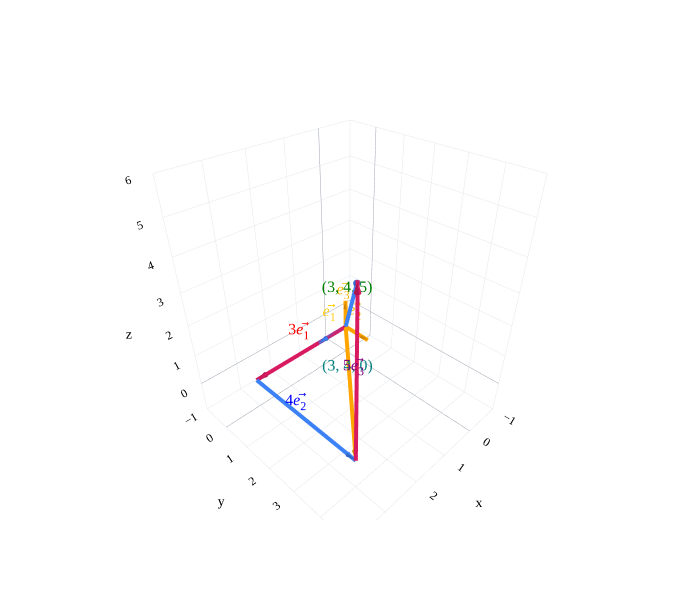

The cell this chart's notebook holds for it:
### Markdown cell above
A similar argument shows that this definition of length matches the usual notion of lengths for dimension 3 as well. We demonstrate this with the example of the vector $\vec v = \begin{bmatrix} 3 \\ 4 \\ 5 \end{bmatrix}$. The length of $\vec v$ is $\| \vec v\| = \sqrt{3^2 + 4^2 + 5^2} = \sqrt{50}$. We can also compute the length of $\vec v$ by applying the Pythagorean theorem twice after decomposing $\vec v$  as follows:

### Code cell
from IPython.display import display, HTML
import plotly.io as pio
import numpy as np

# Set default renderer to high-DPI static image
pio.renderers.default = "png"
display(HTML(
    '<script type="text/javascript" async src="https://cdnjs.cloudflare.com/ajax/libs/mathjax/2.7.1/MathJax.js?config=TeX-MML-AM_SVG"></script>'
))

# ---

# Define 3D vectors: (((start_x, start_y, start_z), (end_x, end_y, end_z)), color, label)
vectors = [
    # 1. The standard unit basis vectors (gold, drawn at the origin)
    (((0, 0, 0), (1, 0, 0)), 'rgba(244, 180, 0, 0.9)', '<i>e</i><sub>1</sub>\u20D7'),
    (((0, 0, 0), (0, 1, 0)), '#f4b400', '<i>e</i><sub>2</sub>\u20D7'),
    (((0, 0, 0), (0, 0, 1)), '#f4b400', '<i>e</i><sub>3</sub>\u20D7'),
    
    # 2. The scaled components forming the decomposition path
    (((0, 0, 0), (3, 0, 0)), 'red', '3<i>e</i><sub>1</sub>\u20D7'),     # Along x-axis
    (((3, 0, 0), (3, 4, 0)), 'blue', '4<i>e</i><sub>2</sub>\u20D7'),     # Parallel to y-axis
    
    # 3. NEW: The intermediate resultant in the xy-plane (Hypotenuse 1)
    (((0, 0, 0), (3, 4, 0)), 'teal', '(3, 4, 0)'),
    
    # 4. The vertical z-component
    (((3, 4, 0), (3, 4, 5)), 'purple', '5<i>e</i><sub>3</sub>\u20D7'),   # Parallel to z-axis
    
    # 5. The final resultant vector from the origin (Hypotenuse 2)
    (((0, 0, 0), (3, 4, 5)), 'green', '(3, 4, 5)')
]

# Slightly increased offsets for the 3D labels as the space is getting crowded
fig = plot_vectors_non_origin(vectors, vdeltax=0.5, vdeltay=0.5, vdeltaz=0.5)

# Frame the grid and force integer ticks (dtick=1) on all axes
fig.update_layout(
    width=700, 
    height=600,
    scene=dict(
        xaxis=dict(range=[-1, 4], dtick=1),
        yaxis=dict(range=[-1, 5], dtick=1),
        zaxis=dict(range=[-1, 6], dtick=1),
        aspectratio=dict(x=1, y=1, z=1.2) # Keeps the spatial proportions cubic/natural
    )
)

_style_plotly(fig, renderer="plotly_mimetype")
fig.show()

### Figure 1 — Plotly figure (JSON) as saved in the notebook; plotly's stock layout.template omitted (floating-point values rounded to 4 significant figures)
{"data": [{"hoverinfo": "skip", "line": {"color": "#3d81f6", "width": 8}, "marker": {"color": "#3d81f6"}, "mode": "lines", "showlegend": false, "type": "scatter3d", "x": [0.0, 1.0], "y": [0.0, 0.0], "z": [0.0, 0.0]}, {"anchor": "tip", "colorscale": [[0, "#3d81f6"], [1, "#3d81f6"]], "hoverinfo": "skip", "showscale": false, "sizemode": "absolute", "sizeref": 0.28, "type": "cone", "u": [1.0], "v": [0.0], "w": [0.0], "x": [1.0], "y": [0.0], "z": [0.0]}, {"hoverinfo": "skip", "mode": "text", "showlegend": false, "text": ["<i>e</i><sub>1</sub>⃗"], "textfont": {"color": "rgba(244, 180, 0, 0.9)", "size": 16}, "type": "scatter3d", "x": [1.0], "y": [0.5], "z": [0.5]}, {"hoverinfo": "skip", "line": {"color": "orange", "width": 8}, "marker": {"color": "orange"}, "mode": "lines", "showlegend": false, "type": "scatter3d", "x": [0.0, 0.0], "y": [0.0, 1.0], "z": [0.0, 0.0]}, {"anchor": "tip", "colorscale": [[0, "orange"], [1, "orange"]], "hoverinfo": "skip", "showscale": false, "sizemode": "absolute", "sizeref": 0.28, "type": "cone", "u": [0.0], "v": [1.0], "w": [0.0], "x": [0.0], "y": [1.0], "z": [0.0]}, {"hoverinfo": "skip", "mode": "text", "showlegend": false, "text": ["<i>e</i><sub>2</sub>⃗"], "textfont": {"color": "#f4b400", "size": 16}, "type": "scatter3d", "x": [0.5], "y": [1.0], "z": [0.5]}, {"hoverinfo": "skip", "line": {"color": "orange", "width": 8}, "marker": {"color": "orange"}, "mode": "lines", "showlegend": false, "type": "scatter3d", "x": [0.0, 0.0], "y": [0.0, 0.0], "z": [0.0, 1.0]}, {"anchor": "tip", "colorscale": [[0, "orange"], [1, "orange"]], "hoverinfo": "skip", "showscale": false, "sizemode": "absolute", "sizeref": 0.28, "type": "cone", "u": [0.0], "v": [0.0], "w": [1.0], "x": [0.0], "y": [0.0], "z": [1.0]}, {"hoverinfo": "skip", "mode": "text", "showlegend": false, "text": ["<i>e</i><sub>3</sub>⃗"], "textfont": {"color": "#f4b400", "size": 16}, "type": "scatter3d", "x": [0.5], "y": [0.5], "z": [1.0]}, {"hoverinfo": "skip", "line": {"color": "#d81a60", "width": 8}, "marker": {"color": "#d81a60"}, "mode": "lines", "showlegend": false, "type": "scatter3d", "x": [0.0, 3.0], "y": [0.0, 0.0], "z": [0.0, 0.0]}, {"anchor": "tip", "colorscale": [[0, "#d81a60"], [1, "#d81a60"]], "hoverinfo": "skip", "showscale": false, "sizemode": "absolute", "sizeref": 0.28, "type": "cone", "u": [1.0], "v": [0.0], "w": [0.0], "x": [3.0], "y": [0.0], "z": [0.0]}, {"hoverinfo": "skip", "mode": "text", "showlegend": false, "text": ["3<i>e</i><sub>1</sub>⃗"], "textfont": {"color": "red", "size": 16}, "type": "scatter3d", "x": [2.0], "y": [0.5], "z": [0.5]}, {"hoverinfo": "skip", "line": {"color": "#3d81f6", "width": 8}, "marker": {"color": "#3d81f6"}, "mode": "lines", "showlegend": false, "type": "scatter3d", "x": [3.0, 3.0], "y": [0.0, 4.0], "z": [0.0, 0.0]}, {"anchor": "tip", "colorscale": [[0, "#3d81f6"], [1, "#3d81f6"]], "hoverinfo": "skip", "showscale": false, "sizemode": "absolute", "sizeref": 0.28, "type": "cone", "u": [0.0], "v": [1.0], "w": [0.0], "x": [3.0], "y": [4.0], "z": [0.0]}, {"hoverinfo": "skip", "mode": "text", "showlegend": false, "text": ["4<i>e</i><sub>2</sub>⃗"], "textfont": {"color": "blue", "size": 16}, "type": "scatter3d", "x": [3.5], "y": [2.5], "z": [0.5]}, {"hoverinfo": "skip", "line": {"color": "orange", "width": 8}, "marker": {"color": "orange"}, "mode": "lines", "showlegend": false, "type": "scatter3d", "x": [0.0, 3.0], "y": [0.0, 4.0], "z": [0.0, 0.0]}, {"anchor": "tip", "colorscale": [[0, "orange"], [1, "orange"]], "hoverinfo": "skip", "showscale": false, "sizemode": "absolute", "sizeref": 0.28, "type": "cone", "u": [0.6], "v": [0.8], "w": [0.0], "x": [3.0], "y": [4.0], "z": [0.0]}, {"hoverinfo": "skip", "mode": "text", "showlegend": false, "text": ["(3, 4, 0)"], "textfont": {"color": "teal", "size": 16}, "type": "scatter3d", "x": [2.0], "y": [2.5], "z": [0.5]}, {"hoverinfo": "skip", "line": {"color": "#d81a60", "width": 8}, "marker": {"color": "#d81a60"}, "mode": "lines", "showlegend": false, "type": "scatter3d", "x": [3.0, 3.0], "y": [4.0, 4.0], "z": [0.0, 5.0]}, {"anchor": "tip", "colorscale": [[0, "#d81a60"], [1, "#d81a60"]], "hoverinfo": "skip", "showscale": false, "sizemode": "absolute", "sizeref": 0.28, "type": "cone", "u": [0.0], "v": [0.0], "w": [1.0], "x": [3.0], "y": [4.0], "z": [5.0]}, {"hoverinfo": "skip", "mode": "text", "showlegend": false, "text": ["5<i>e</i><sub>3</sub>⃗"], "textfont": {"color": "purple", "size": 16}, "type": "scatter3d", "x": [3.5], "y": [4.5], "z": [3.0]}, {"hoverinfo": "skip", "line": {"color": "#3d81f6", "width": 8}, "marker": {"color": "#3d81f6"}, "mode": "lines", "showlegend": false, "type": "scatter3d", "x": [0.0, 3.0], "y": [0.0, 4.0], "z": [0.0, 5.0]}, {"anchor": "tip", "colorscale": [[0, "#3d81f6"], [1, "#3d81f6"]], "hoverinfo": "skip", "showscale": false, "sizemode": "absolute", "sizeref": 0.28, "type": "cone", "u": [0.4243], "v": [0.5657], "w": [0.7071], "x": [3.0], "y": [4.0], "z": [5.0]}, {"hoverinfo": "skip", "mode": "text", "showlegend": false, "text": ["(3, 4, 5)"], "textfont": {"color": "green", "size": 16}, "type": "scatter3d", "x": [2.0], "y": [2.5], "z": [3.0]}], "layout": {"colorway": ["#3d81f6", "orange", "#d81a60"], "font": {"color": "black", "family": "Palatino"}, "height": 600, "paper_bgcolor": "white", "plot_bgcolor": "white", "scene": {"aspectratio": {"x": 1, "y": 1, "z": 1.2}, "bgcolor": "white", "xaxis": {"backgroundcolor": "white", "dtick": 1, "gridcolor": "#e5e7eb", "range": [-1, 4], "zerolinecolor": "#9ca3af"}, "yaxis": {"backgroundcolor": "white", "dtick": 1, "gridcolor": "#e5e7eb", "range": [-1, 5], "zerolinecolor": "#9ca3af"}, "zaxis": {"backgroundcolor": "white", "dtick": 1, "gridcolor": "#e5e7eb", "range": [-1, 6], "zerolinecolor": "#9ca3af"}}, "width": 700, "xaxis": {"gridcolor": "#e5e7eb", "zerolinecolor": "#9ca3af"}, "yaxis": {"gridcolor": "#e5e7eb", "zerolinecolor": "#9ca3af"}}}
